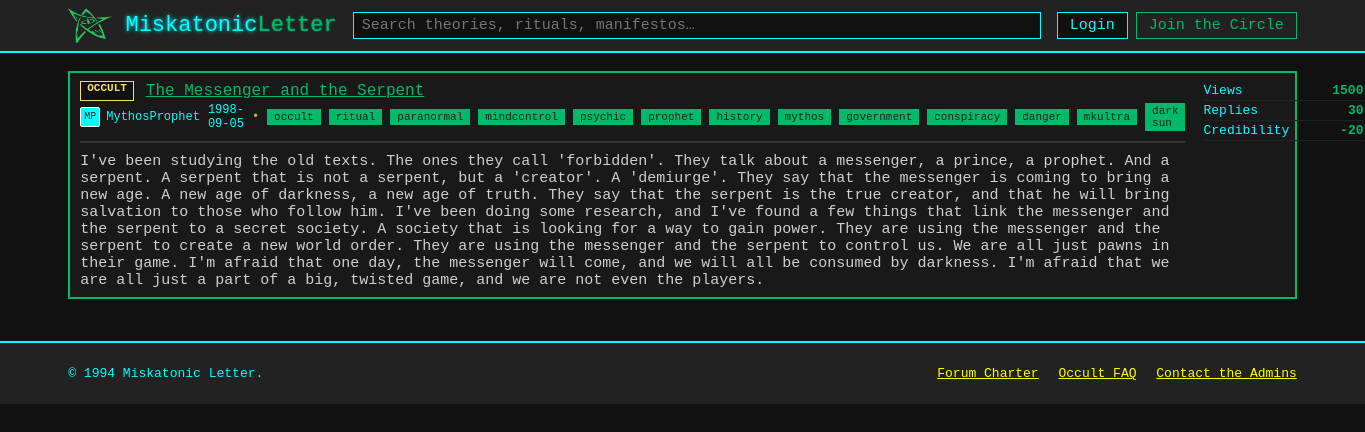
/Posts/153, run on the app's committed database.
### db.py (models this page shows)
class Posts(Base):
    __tablename__    = "Posts"
    post_id          = Column(Integer,primary_key=True,index=True)
    post_title       = Column(String,nullable=False)
    post_exerpt      = Column(String)
    author_id        = Column(Integer,ForeignKey("Users.user_id"),nullable=False)
    post_date        = Column(Date)
    post_views       = Column(Integer,default=0)
    post_replies     = Column(Integer,default=0)
    post_credibility = Column(Integer,default=0)
    post_content     = Column(Text)
    badge_id         = Column(Integer,ForeignKey("Badges.badge_id"))

class Users(Base):
    __tablename__    = "Users"
    user_id          = Column(Integer,primary_key=True,index=True)
    user_avatar      = Column(String(2))
    user_name        = Column(String)

class Tags(Base):
    __tablename__    = "Tags"
    tag_id           = Column(Integer,primary_key=True,index=True)
    tag_lable        = Column(String)

### posts.py (the view)
@router.get("/Posts/{id}", response_class=HTMLResponse)
async def get_post(request: Request, id: str,db:Session = Depends(get_db)):
    post = db.query(Posts).filter(Posts.post_id==id).first()
    serialized_post = serialize_post(post,db)
    return templates.TemplateResponse(
        "post.html",
        {
            "request": request,
            "post": serialized_post,
        }
    )

### templates/post.html (shortened to what this page needs)
<!doctype html>
<html lang="en">
<head>
	<link rel="stylesheet" href="{{ url_for('static', path='styles.css') }}" />
</head>
<body>
	<header class="topbar">
		<div class="container topbar__inner">
			<a class="brand" href="{{ url_for('get_posts') }}">
				<img src="{{ url_for('static', path='imgs/elder-sign.png') }}" alt="" class="brand__logo" aria-hidden="true">
				<span class="brand__name">Miskatonic<span class="accent">Letter</span></span>
			</a>
			<form class="search" action="#" method="get" role="search">
				<input class="search__input" type="search" name="q" placeholder="Search theories, rituals, manifestos…" aria-label="Search" />
			</form>
			<nav class="usernav" aria-label="User">
				<a class="btn btn--ghost" href="#">Login</a>
				<a class="btn btn--primary" href="#">Join the Circle</a>
			</nav>
		</div>
	</header>
	<main class="container layout">
		<section class="content" style="width:100%">
			<div id="post-content">
				{% if post %}
					<article class="thread card" role="article">
					<div class="thread__main">
						<div class="thread__row">
						<span class="badge badge--{{ post.badge.label }}" title="{{ post.badge.title }}">{{ post.badge.label }}</span>
						<span class="thread__title">{{ post.title }}</span>
						</div>
						<div class="thread__meta">
						<span class="author">
							<span class="avatar" aria-hidden="true">{{ post.author.avatar }}</span>
							<span class="author__name">{{ post.author.name }}</span>
						</span>
						<time datetime="{{ post.date }}">{{ post.date }}</time>
						<span class="dot" aria-hidden="true">•</span>
						{% for tag in post.tags %}
							<a href="#" class="tag">{{ tag }}</a>
						{% endfor %}
						</div>
						<hr style="border:1px solid #333;margin:10px 0;">
						<div class="thread__content" style="margin-top:10px;">
						{{ post.content }}
						</div>
					</div>
					<ul class="thread__stats">
						<li><span class="stat__label">Views</span><strong>{{ post.stats.views }}</strong></li>
						<li><span class="stat__label">Replies</span><strong>{{ post.stats.replies }}</strong></li>
						<li><span class="stat__label">Credibility</span><strong>{{ post.stats.credibility }}</strong></li>
					</ul>
					</article>
				{% else %}
					<p>Post not found.</p>
				{% endif %}
				</div>
		</section>
	</main>
	<footer class="footer">
		<div class="container footer__inner">
			<p>© 1994 Miskatonic Letter.</p>
			<nav class="footer__links">
				<a href="#">Forum Charter</a>
				<a href="#">Occult FAQ</a>
				<a href="#">Contact the Admins</a>
			</nav>
		</div>
	</footer>
</body>
</html>

### static/styles.css (style rules this page uses)
body { background: #111; color: #cfcfcf; font-family: 'Courier New', Courier, monospace; font-size: 15px; margin: 0; }
.container { width: 90%; margin: 0 auto; }
.topbar { background: #222; color: #0ff; border-bottom: 2px solid #0ff; padding: 8px 0; }
.topbar__inner { display: flex; align-items: center; justify-content: space-between; }
.brand { font-size: 22px; font-family: 'Courier New', Courier, monospace; color: #0ff; text-shadow: 0 0 4px #0ff; text-decoration: none; }
.accent { color: rgb(0, 185, 105); text-shadow: 0 0 2px rgb(0, 185, 105); }
.search { flex: 1; margin: 0 16px; }
.search__input { width: 100%; padding: 4px 8px; font-family: 'Courier New', Courier, monospace; font-size: 15px; background: #111; color: #0ff; border: 1px solid #0ff; }
.usernav { display: flex; gap: 8px; }
.btn { background: #111; color: #0ff; border: 1px solid #0ff; padding: 4px 12px; font-family: 'Courier New', Courier, monospace; font-size: 15px; text-decoration: none; cursor: pointer; }
.btn--primary { background: #222; color: rgb(0, 185, 105); border: 1px solid rgb(0, 185, 105); }
.layout { display: flex; gap: 24px; margin-top: 18px; }
.content { flex: 1; }
.card { background: #191919; border: 2px solid #0ff; margin-bottom: 18px; padding: 8px 10px; }
.tag { background: #222; color: #0ff; border: 1px solid #0ff; font-size: 12px; padding: 2px 8px; font-family: 'Courier New', Courier, monospace; text-decoration: none; }
.thread { background: #191919; border: 2px solid rgb(0, 185, 105); padding: 8px 10px; display: flex; justify-content: space-between; }
.thread__main { flex: 1; }
.thread__row { display: flex; align-items: center; gap: 8px; margin-bottom: 2px; }
.thread__title { color: rgb(0, 185, 105); font-family: 'Courier New', Courier, monospace; font-size: 16px; text-decoration: underline; }
.thread__meta { display: flex; align-items: center; gap: 8px; color: #0ff; font-size: 12px; }
.thread .tag { background: rgb(0, 185, 105); color: #222; border: 1px solid rgb(0, 185, 105); font-size: 11px; padding: 1px 6px; }
.author { display: flex; align-items: center; gap: 6px; }
.avatar { display: inline-block; width: 18px; height: 18px; background: #0ff; color: #222; font-size: 10px; font-family: 'Courier New', Courier, monospace; text-align: center; border: 1px solid #fff; border-radius: 2px; line-height: 18px; }
.thread__stats { list-style: none; margin: 0; padding: 0 0 0 18px; min-width: 160px; }
.thread__stats li { color: rgb(0, 185, 105); font-family: 'Courier New', Courier, monospace; font-size: 13px; border-bottom: 1px solid #222; padding: 2px 0; display: flex; justify-content: space-between; }
.stat__label { color: #0ff; }
.brand__logo { width: 2em; display: inline-block; vertical-align: middle; }
.badge { display: inline-block; min-width: 34px; height: 18px; padding: 0 6px; border: 1px solid #ff0; background: #222; color: #ff0; font-size: 11px; font-family: 'Courier New', Courier, monospace; font-weight: bold; text-align: center; margin-right: 4px; }
.badge--OCCULT { background: #111; color: #f6e05e; border-color: #f6e05e; }
.footer { background: #222; color: #0ff; border-top: 2px solid #0ff; margin-top: 24px; padding: 10px 0; }
.footer__inner { display: flex; align-items: center; justify-content: space-between; font-size: 13px; }
.footer__links a { color: #ff0; text-decoration: underline; margin-left: 12px; font-family: 'Courier New', Courier, monospace; }
.dot { opacity: .7; color: #ff0; }
time { color: #0ff; font-family: 'Courier New', Courier, monospace; }

### data on the page
Posts: title "The Messenger and the Serpent", date "1998-09-05", content "I've been studying the old texts. The ones they call 'forbidden'. They talk about a messenger, a prince, a prophet. And a serpent. A serpent that is not a serpent, but a 'creator'. A 'demiurge'. They say that the messenger is coming to bring a new age. A new age of darkness, a new age of truth. They say that the serpent is the true creator, and that he will bring salvation to those who follow him. I've been doing some research, and I've found a few things that link the messenger and the serpent to a secret society. A society that is looking for a way to gain power. They are using the messenger and the serpent to create a new world order. They are using the messenger and the serpent to…", stats.views "1500", stats.credibility "-20"
Users: author.avatar "MP", author.name "MythosProphet"
Tags: tag_lable "occult"
Tags: tag_lable "ritual"
Tags: tag_lable "paranormal"
Tags: tag_lable "mindcontrol"
Tags: tag_lable "psychic"
Tags: tag_lable "prophet"
Tags: tag_lable "history"
Tags: tag_lable "mythos"
Tags: tag_lable "government"
Tags: tag_lable "conspiracy"
Tags: tag_lable "danger"
Tags: tag_lable "mkultra"
Tags: tag_lable "dark sun"

### other printed values
{{ post.badge.label }} "OCCULT"
{{ post.stats.replies }} "30"
